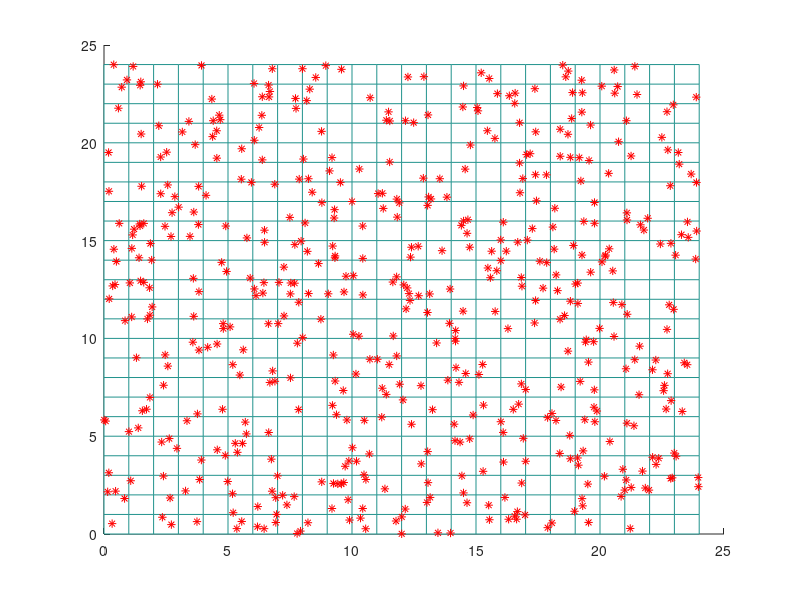
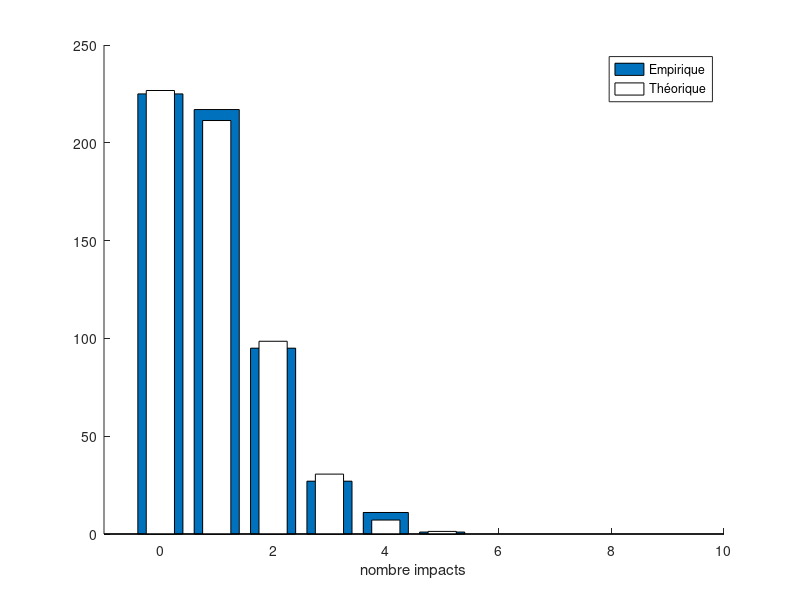
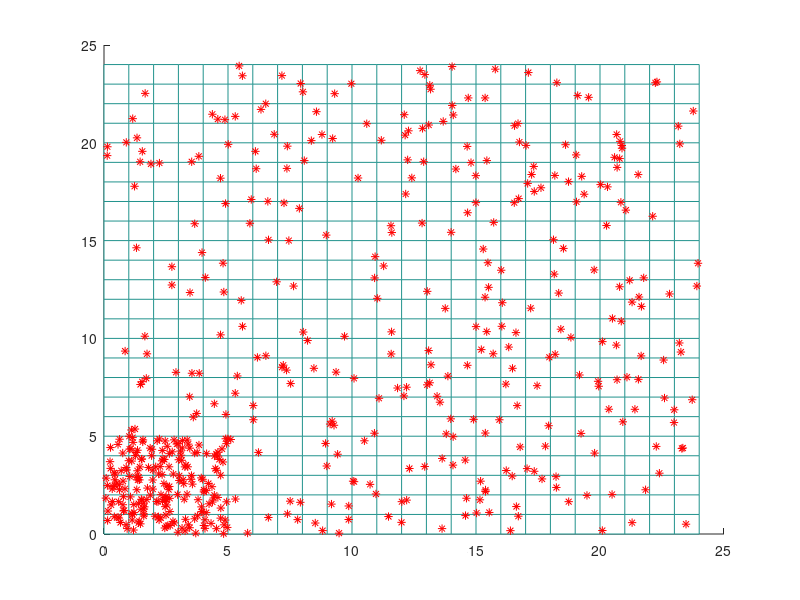
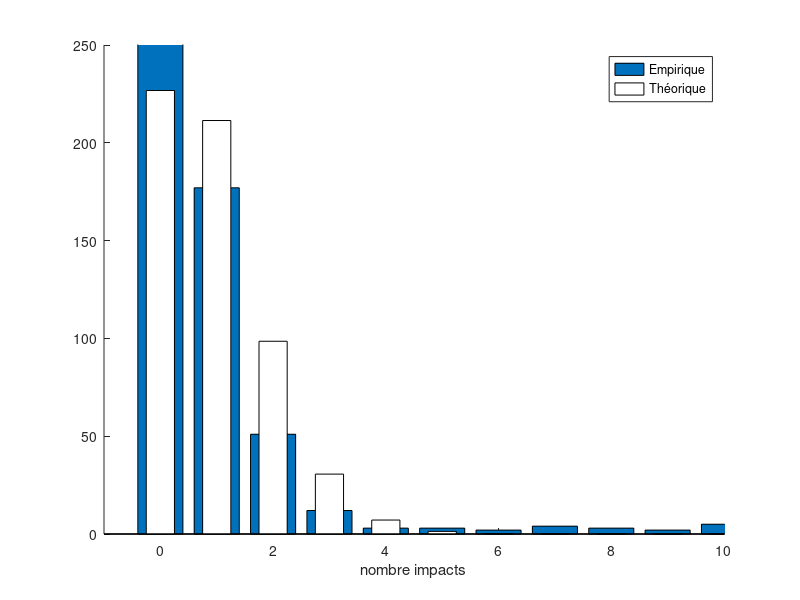

Reproduce these figures in MATLAB, in order.
clear variables;
close all;

% IMPACTS ALEATOIRES
figure(1); hold on;
n_cases=24;
cx = [0:n_cases];
cy = [0:n_cases];
[CX,CY] = meshgrid(cx,cy);
mesh(CX,CY,zeros(n_cases+1,n_cases+1));

n_impacts = 537;
M = zeros(n_cases,n_cases);
IMPACT = zeros(2,n_impacts);
for k = 1:n_impacts
    x = 24*rand(1);
    y = 24*rand(1);
    M(ceil(x),ceil(y)) = M(ceil(x),ceil(y))+1;
    IMPACT(1,k) = x;
    IMPACT(2,k) = y;
end

M = M(:);
plot(IMPACT(1,:), IMPACT(2,:),'r*')
figure(2); hold on;
[h_emp,xout] = hist(M,0:max(M));
bar(xout,h_emp)
xlabel('nombre impacts')
axis([-1 10 0 250])
sigma_emp = std(M);
sigma_th = sqrt(537/(24*24));
h_th = zeros(1,max(M)+1);
for k = 1:max(M)+1
    h_th(k) = (exp(-537/(24*24))*((537/(24*24))^(k-1)))/factorial(k-1);
end
h_th = h_th*24*24;
bar(xout,h_th,0.5,'w')
legend('Empirique','Théorique')

% IMPACTS NON ALEATOIRES
figure(3); hold on;
n_cases=24;
cx = [0:n_cases];
cy = [0:n_cases];
[CX,CY] = meshgrid(cx,cy);
mesh(CX,CY,zeros(n_cases+1,n_cases+1));

n_impacts = 537;
M = zeros(n_cases,n_cases);
IMPACT = zeros(2,n_impacts);
for k = 1:n_impacts
    if k < 200
        x = 5*rand(1);
        y = 5*rand(1);
    else
        x = 24*rand(1);
        y = 24*rand(1);
    end
    M(ceil(x),ceil(y)) = M(ceil(x),ceil(y))+1;
    IMPACT(1,k) = x;
    IMPACT(2,k) = y;
end

M = M(:);
plot(IMPACT(1,:), IMPACT(2,:),'r*')
figure(4); hold on;
[h_emp,xout] = hist(M,0:max(M));
bar(xout,h_emp)
xlabel('nombre impacts')
axis([-1 10 0 250])
sigma_emp = std(M);
sigma_th = sqrt(537/(24*24));
h_th = zeros(1,max(M)+1);
for k = 1:max(M)+1
    h_th(k) = (exp(-537/(24*24))*((537/(24*24))^(k-1)))/factorial(k-1);
end
h_th = h_th*24*24;
bar(xout,h_th,0.5,'w')
legend('Empirique','Théorique')
